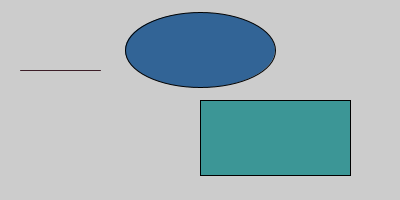
Frame 1 (no input)
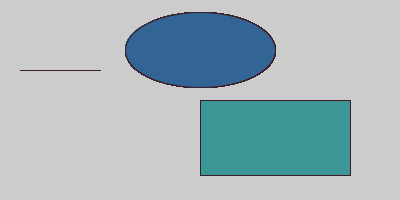
Frame 60 (the mouse pressed at the canvas centre just before this capture)
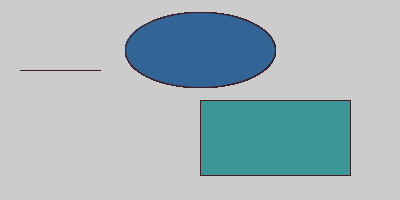
Frame 120 (the mouse held since frame 60 and released just before this capture)

The Processing sketch that drew these frames (run headless with seeded random() and noise(); from frame 60 on, the mouse is pressed at the canvas centre):

// Processing sketch: processing_176245
// ── processing_176245.pde

void setup(){
size (400,200);
}
void draw (){
fill (50,100,150); 
ellipse(200,50,150,75);
fill (60,150,150);
rect (200,100,150,75);
stroke (60, 30, 40);
line(20,70,100,70) ;
}
